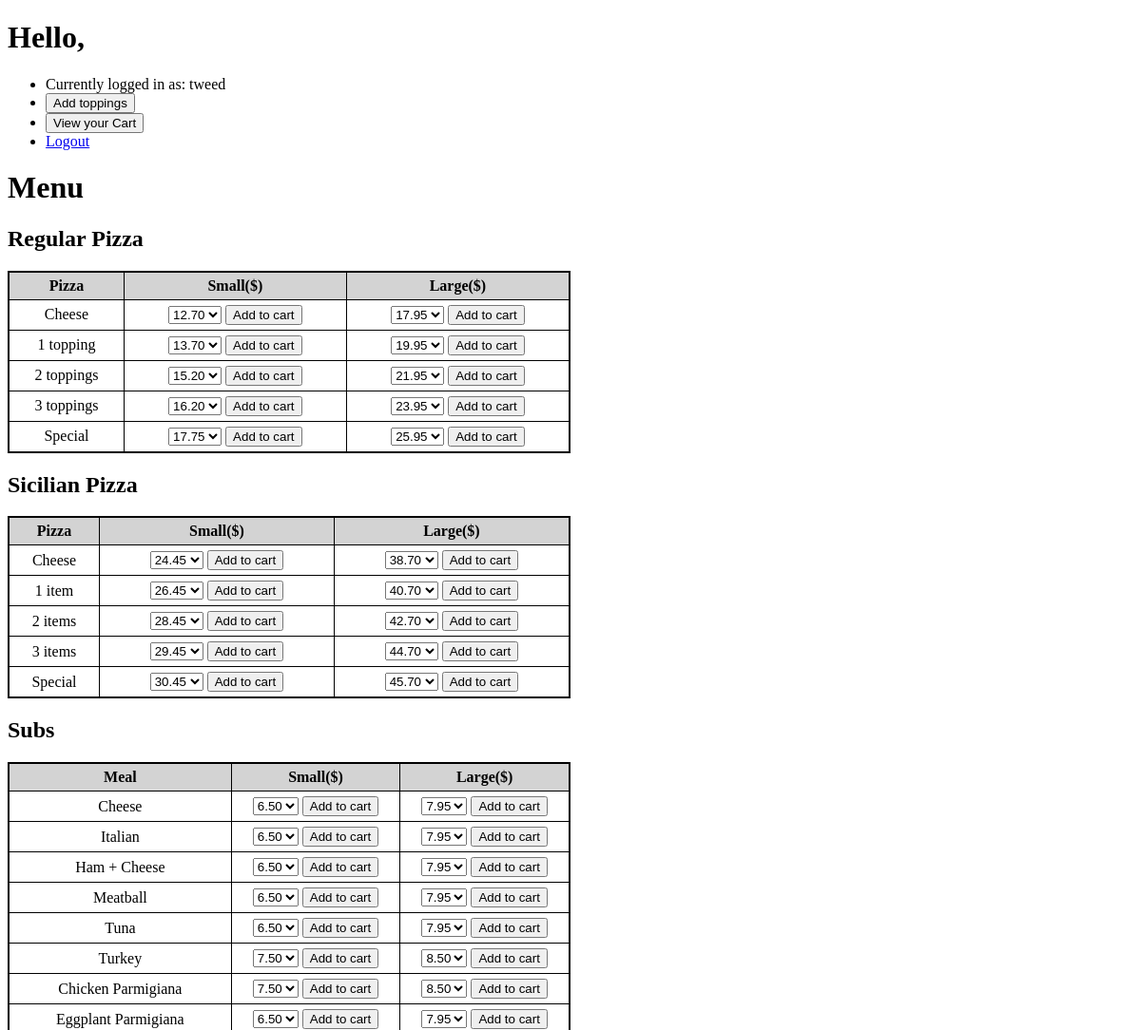
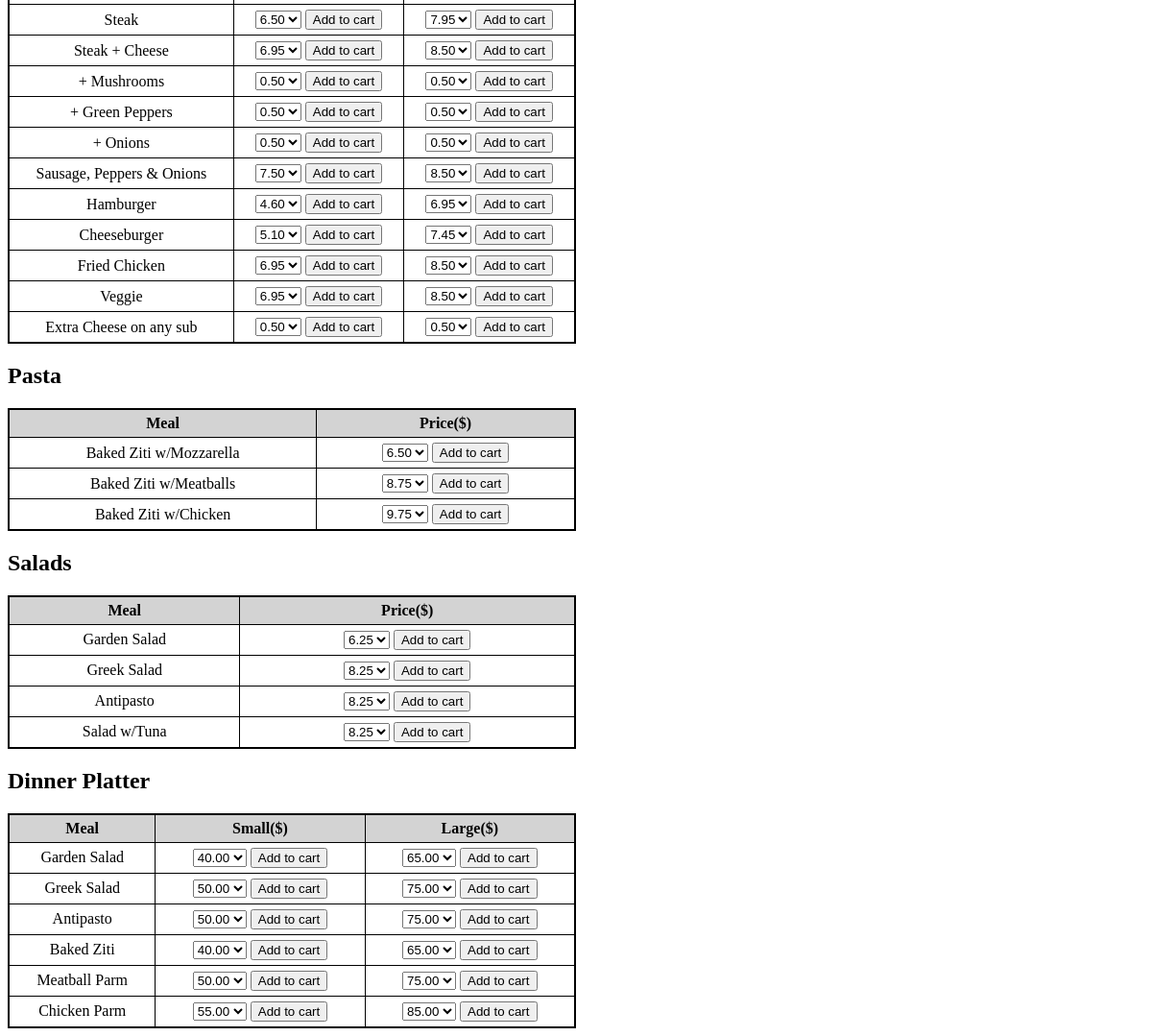
The app's page / (signed in) with its own data (2 pictures, top to bottom).
### orders/models.py (models this page shows, shortened)
class Regular_pizza(models.Model):
      dressing = models.CharField(max_length=64)
      small_price = models.DecimalField(max_digits=5, decimal_places=2)
      large_price = models.DecimalField(max_digits=5, decimal_places=2)

class Sicilian_pizza(models.Model):
      dressing = models.CharField(max_length=64)
      small_price = models.DecimalField(max_digits=5, decimal_places=2)
      large_price = models.DecimalField(max_digits=5, decimal_places=2)

class Sub(models.Model):
      dressing = models.CharField(max_length=64)
      small_price = models.DecimalField(max_digits=5, decimal_places=2)
      large_price = models.DecimalField(max_digits=5, decimal_places=2)

class Pasta(models.Model):
      dressing = models.CharField(max_length=64)
      price = models.DecimalField(max_digits=5, decimal_places=2)

class Salad(models.Model):
      dressing = models.CharField(max_length=64)
      price = models.DecimalField(max_digits=5, decimal_places=2)

class Dinner_platter(models.Model):
      dressing = models.CharField(max_length=64)
      small_price = models.DecimalField(max_digits=5, decimal_places=2)
      large_price = models.DecimalField(max_digits=5, decimal_places=2)

### orders/views.py (the view)
# urls.py: path("", views.index, name="index"),
def index(request):
    if not request.user.is_authenticated:
        return render(request, "orders/login.html", {"message": None})
    context = {
        "user": request.user,
        "Regular_pizzas": Regular_pizza.objects.all(),
        "Sicilian_pizzas": Sicilian_pizza.objects.all(),
        "Toppings": Topping.objects.all(),
        "Subs": Sub.objects.all(),
        "Pastas": Pasta.objects.all(),
        "Salads": Salad.objects.all(),
        "Dinner_platters": Dinner_platter.objects.all()
    }
    return render(request, "orders/user.html", context)

### orders/templates/orders/user.html (shortened to what this page needs)
{% extends "orders/base.html" %}
{% block body %}
<h1>Hello, {{ user.first_name }}</h1>
<ul>
    <li>Currently logged in as: {{ user.username }}</li>
    <li><a href="{% url 'add_topping' %}"><button>Add toppings</button></a></li>
    <li><a href="{% url 'cart' %}"><button>View your Cart</button></a></li>
    <li><a href="{% url 'logout' %}">Logout</a></li>
</ul>
<h1>Menu</h1>
     <h2> Regular Pizza</h2>
  <table>
       	<tr>
       		<th>Pizza</th>
            <th>Small($)</th>
            <th>Large($)</th>
       	</tr>
  {% for pizza in Regular_pizzas %}
       	<tr>
                <td>{{ pizza.dressing }}</td>
                <td> <form action="{% url 'add_r_s_to_cart'  %}" method="post">
                <select name="r_s_price">
                <option value="{{ pizza.small_price }}">{{ pizza.small_price }} </option> </select> <input type="submit" value="Add to cart" />
        </form></td>
                <td> <form action="{% url 'add_r_l_to_cart'  %}" method="post">
                <select name="r_l_price">
                <option value="{{ pizza.large_price }}">{{ pizza.large_price }} </option> </select> <input type="submit" value="Add to cart" />
        </form></td>
            </tr>
       {% endfor %}
       </table>
         <h2>Sicilian Pizza</h2>
  <table>
       	<tr>
       		<th>Pizza</th>
            <th>Small($)</th>
            <th>Large($)</th>
       	</tr>
  {% for pizza in Sicilian_pizzas %}
       	<tr>
                <td>{{ pizza.dressing }}</td>
                <td> <form action="{% url 'add_s_s_to_cart'  %}" method="post">
                <select name="s_s_price">
                <option value="{{ pizza.small_price }}">{{ pizza.small_price }} </option> </select> <input type="submit" value="Add to cart" />
        </form></td>
                <td> <form action="{% url 'add_s_l_to_cart'  %}" method="post">
                <select name="s_l_price">
                <option value="{{ pizza.large_price }}">{{ pizza.large_price }} </option> </select> <input type="submit" value="Add to cart" />
        </form></td>
            </tr>
       {% endfor %}
   </table>
       <h2>Subs</h2>
  <table>
       	<tr>
       		<th>Meal</th>
            <th>Small($)</th>
            <th>Large($)</th>
       	</tr>
  {% for pizza in Subs %}
       	<tr>
                <td>{{ pizza.dressing }}</td>
                <td> <form action="{% url 'add_Sub_s_to_cart' %}" method="post">
                <select name="Sub_s_price">
                <option value="{{ pizza.id }}">{{ pizza.small_price }} </option> </select> <input type="submit" value="Add to cart" />
        </form></td>
                <td> <form action="{% url 'add_Sub_l_to_cart'  %}" method="post">
                <select name="Sub_l_price">
                <option value="{{ pizza.id }}">{{ pizza.large_price }} </option> </select> <input type="submit" value="Add to cart" />
        </form></td>
            </tr>
       {% endfor %}
    </table>
<h2>Pasta</h2>
  <table>
       	<tr>
       		<th>Meal</th>
            <th>Price($)</th>
       	</tr>
  {% for pizza in Pastas %}
       	<tr>
                <td>{{ pizza.dressing }}</td>
                <td> <form action="{% url 'add_p_to_cart'  %}" method="post">
                <select name="p_price">
                <option value="{{ pizza.price }}">{{ pizza.price }} </option> </select> <input type="submit" value="Add to cart" />
        </form></td>
            </tr>
       {% endfor %}
    </table>
    <h2>Salads</h2>
  <table>
       	<tr>
       		<th>Meal</th>
            <th>Price($)</th>
       	</tr>
  {% for pizza in Salads %}
       	<tr>
                <td>{{ pizza.dressing }}</td>
                <td> <form action="{% url 'add_salad_to_cart'  %}" method="post">
                <select name="salad_price">
                <option value="{{ pizza.id }}">{{ pizza.price }} </option> </select> <input type="submit" value="Add to cart" />
        </form></td>
            </tr>
       {% endfor %}
    </table>
 <h2>Dinner Platter</h2>
  <table>
       	<tr>
       		<th>Meal</th>
            <th>Small($)</th>
            <th>Large($)</th>
       	</tr>
  {% for pizza in Dinner_platters %}
       	<tr>
                <td>{{ pizza.dressing }}</td>
                <td> <form action="{% url 'add_d_s_to_cart'  %}" method="post">
                <select name="d_s_price">
                <option value="{{ pizza.id }}">{{ pizza.small_price }} </option> </select> <input type="submit" value="Add to cart" />
        </form></td>
                <td> <form action="{% url 'add_d_l_to_cart'  %}" method="post">
                <select name="d_l_price">
                <option value="{{ pizza.id }}">{{ pizza.large_price }} </option> </select> <input type="submit" value="Add to cart" />
        </form></td>
            </tr>
       {% endfor %}
    </table>
{% endblock %}

### orders/templates/orders/base.html
{% load static %}
<!DOCTYPE html>
<html>
    <head>
        <link rel="stylesheet" href="{% static 'orders/styles.css' %}"/>
    </head>
    <body>
        {% block body %}
        {% endblock %}
    </body>
</html>

### orders/static/orders/styles.css (style rules this page uses)
table { border: 2px solid black; border-collapse: collapse; width: 50%; }
th, td { border: 1px solid black; padding: 5px; text-align: center; }
th { background-color: lightgray; }

### records on screen
Regular_pizza: dressing "Cheese", r_s_price "12.70", r_l_price "17.95"
Regular_pizza: dressing "1 topping", r_s_price "13.70", r_l_price "19.95"
Regular_pizza: dressing "2 toppings", r_s_price "15.20", r_l_price "21.95"
Regular_pizza: dressing "3 toppings", r_s_price "16.20", r_l_price "23.95"
Regular_pizza: dressing "Special", r_s_price "17.75", r_l_price "25.95"
Sicilian_pizza: dressing "Cheese", s_s_price "24.45", s_l_price "38.70"
Sicilian_pizza: dressing "1 item", s_s_price "26.45", s_l_price "40.70"
Sicilian_pizza: dressing "2 items", s_s_price "28.45", s_l_price "42.70"
Sicilian_pizza: dressing "3 items", s_s_price "29.45", s_l_price "44.70"
Sicilian_pizza: dressing "Special", s_s_price "30.45", s_l_price "45.70"
Sub: dressing "Cheese", Sub_s_price "6.50", Sub_l_price "7.95"
Sub: dressing "Italian", Sub_s_price "6.50", Sub_l_price "7.95"
Sub: dressing "Ham + Cheese", Sub_s_price "6.50", Sub_l_price "7.95"
Sub: dressing "Meatball", Sub_s_price "6.50", Sub_l_price "7.95"
Sub: dressing "Tuna", Sub_s_price "6.50", Sub_l_price "7.95"
Sub: dressing "Turkey", Sub_s_price "7.50", Sub_l_price "8.50"
Sub: dressing "Chicken Parmigiana", Sub_s_price "7.50", Sub_l_price "8.50"
Sub: dressing "Eggplant Parmigiana", Sub_s_price "6.50", Sub_l_price "7.95"
Sub: dressing "Steak", Sub_s_price "6.50", Sub_l_price "7.95"
Sub: dressing "Steak + Cheese", Sub_s_price "6.95", Sub_l_price "8.50"
Sub: dressing "+ Mushrooms", Sub_s_price "0.50", Sub_l_price "0.50"
Sub: dressing "+ Green Peppers", Sub_s_price "0.50", Sub_l_price "0.50"
Sub: dressing "+ Onions", Sub_s_price "0.50", Sub_l_price "0.50"
Sub: dressing "Sausage, Peppers & Onions", Sub_s_price "7.50", Sub_l_price "8.50"
Sub: dressing "Hamburger", Sub_s_price "4.60", Sub_l_price "6.95"
Sub: dressing "Cheeseburger", Sub_s_price "5.10", Sub_l_price "7.45"
Sub: dressing "Fried Chicken", Sub_s_price "6.95", Sub_l_price "8.50"
Sub: dressing "Veggie", Sub_s_price "6.95", Sub_l_price "8.50"
Sub: dressing "Extra Cheese on any sub", Sub_s_price "0.50", Sub_l_price "0.50"
Pasta: dressing "Baked Ziti w/Mozzarella", p_price "6.50"
Pasta: dressing "Baked Ziti w/Meatballs", p_price "8.75"
Pasta: dressing "Baked Ziti w/Chicken", p_price "9.75"
Salad: dressing "Garden Salad", salad_price "6.25"
Salad: dressing "Greek Salad", salad_price "8.25"
Salad: dressing "Antipasto", salad_price "8.25"
Salad: dressing "Salad w/Tuna", salad_price "8.25"
Dinner_platter: dressing "Garden Salad", d_s_price "40.00", d_l_price "65.00"
Dinner_platter: dressing "Greek Salad", d_s_price "50.00", d_l_price "75.00"
Dinner_platter: dressing "Antipasto", d_s_price "50.00", d_l_price "75.00"
Dinner_platter: dressing "Baked Ziti", d_s_price "40.00", d_l_price "65.00"
Dinner_platter: dressing "Meatball Parm", d_s_price "50.00", d_l_price "75.00"
Dinner_platter: dressing "Chicken Parm", d_s_price "55.00", d_l_price "85.00"

### other values on screen
{{ user.username }} "tweed"
